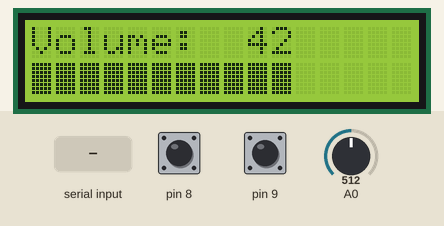
Recording of a sketch running on a simulated Arduino Uno, built with avr-gcc and run on an emulated ATmega328P. On the bench: 16×2 character LCD. Inputs (shaded band) come from the test bench; at power-on: A0 = 512, pin 8 HIGH, pin 9 HIGH. What the sketch prints to the serial monitor is not drawn.

Above: at 1.2 s.
1.3 s: A0 set to 716
At 2.5 s:
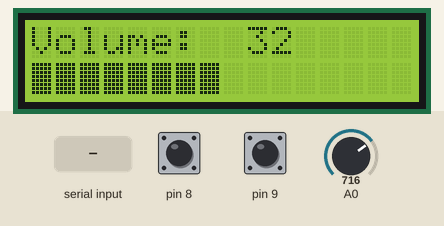
2.8 s: "1" received over Serial
At 3.5 s:
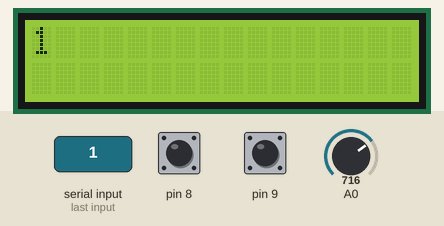
4.4 s: A0 set to 900
At 5.3 s:
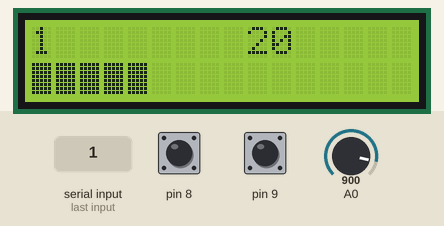
5.9 s: A0 set to 306
At 7.1 s:
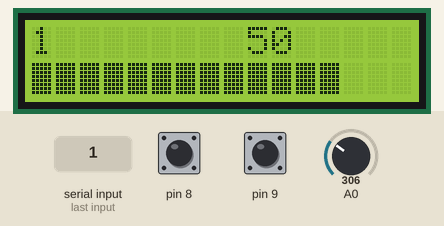
7.4 s: A0 set to 122
At 8.6 s:
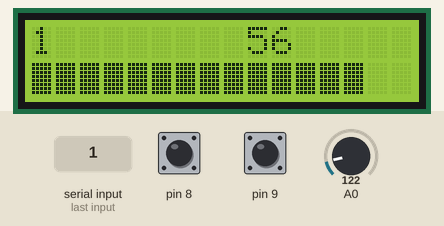
8.9 s: A0 set to 50
At 9.3 s:
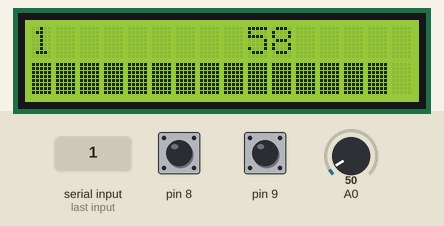
Timing chart, 0 to 11.4 s (numbered marks = the images above; inputs shaded):
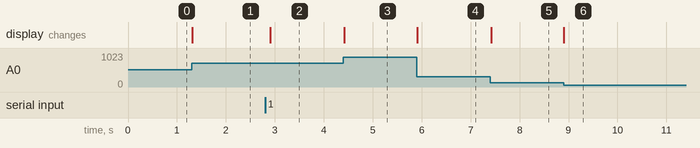

The sketch:

sketch.ino
```cpp
// include the library code:
#include <LiquidCrystal.h>

// initialize the library with the numbers of the interface pins
LiquidCrystal lcd(12, 11, 5, 4, 3, 2);

const int maxVolume = 60;

int reading;
int button1;
int lastButton1;
long lastDebounce1;
int button2;
int lastButton2;
int lastDebounce2;
long debounceDelay = 50;
int prevVal = -1;

void setup() {
    pinMode(8, INPUT_PULLUP);
    pinMode(9, INPUT_PULLUP);

    Serial.begin(9600);
    // set up the number of columns and rows on the LCD
    lcd.begin(16, 2);

    // Print a message to the LCD.
    lcd.clear();
}

void loop() {
    // check the status of the switch
    reading = digitalRead(8);

    if (reading != lastButton1) {
        lastDebounce1 = millis();
    }

    if ((millis() - lastDebounce1) > debounceDelay) {
        // whatever the reading is at, it's been there for longer
        // than the debounce delay, so take it as the actual current state:

        // if the button state has changed:
        if (reading != button1) {
            button1 = reading;

            if (button1 == LOW) {
                Serial.println("prev");
            }
        }
    }
    lastButton1 = reading;

    // next
    reading = digitalRead(9);

    if (reading != lastButton2) {
        lastDebounce2 = millis();
    }

    if ((millis() - lastDebounce2) > debounceDelay) {
        // if the button state has changed:
        if (reading != button2) {
            button2 = reading;

            if (button2 == LOW) {
                Serial.println("next");
            }
        }
    }
    lastButton2 = reading;

    unsigned long val = (1023 - analogRead(A0));
    val = sqrt(val * 10) * 10.13; // 0 - 1024
    val = val * maxVolume/1024;

    if (val != prevVal) {
        if (prevVal == -1)
        {
            lcd.clear();
            lcd.print("Volume: ");
        }
        Serial.print("volume=");
        Serial.println(val);

        // set the cursor to column 0, line 0
        lcd.setCursor(9, 0);
        lcd.print(val);
        lcd.print("   ");
        lcd.setCursor(0, 1);
        for (int i=0; i<16; i++) {
            if (i < val*16/maxVolume) {
                lcd.print((char) 0xff);
            } else {
                lcd.print(" ");
            }
        }
        prevVal = val;
        delay(50);


    } else if (Serial.available()) {
        // wait a bit for the entire message to arrive
        delay(100);
        // clear the screen
        lcd.clear();
        lcd.setCursor(0, 0);
        // read all the available characters
        while (Serial.available() > 0) {
            // display each character to the LCD
            lcd.write(Serial.read());
        }
    }
    delay(20);
}
```

Measured:
- after the input at 1.3 s, the display: changes at once (image 1)
- after the input at 2.8 s, the display: changes after 0.10 s (image 2)
- after the input at 4.4 s, the display: changes at once (image 3)
- after the input at 5.9 s, the display: changes at once (image 4)
- after the input at 7.4 s, the display: changes at once (image 5)
- after the input at 8.9 s, the display: changes at once (image 6)
